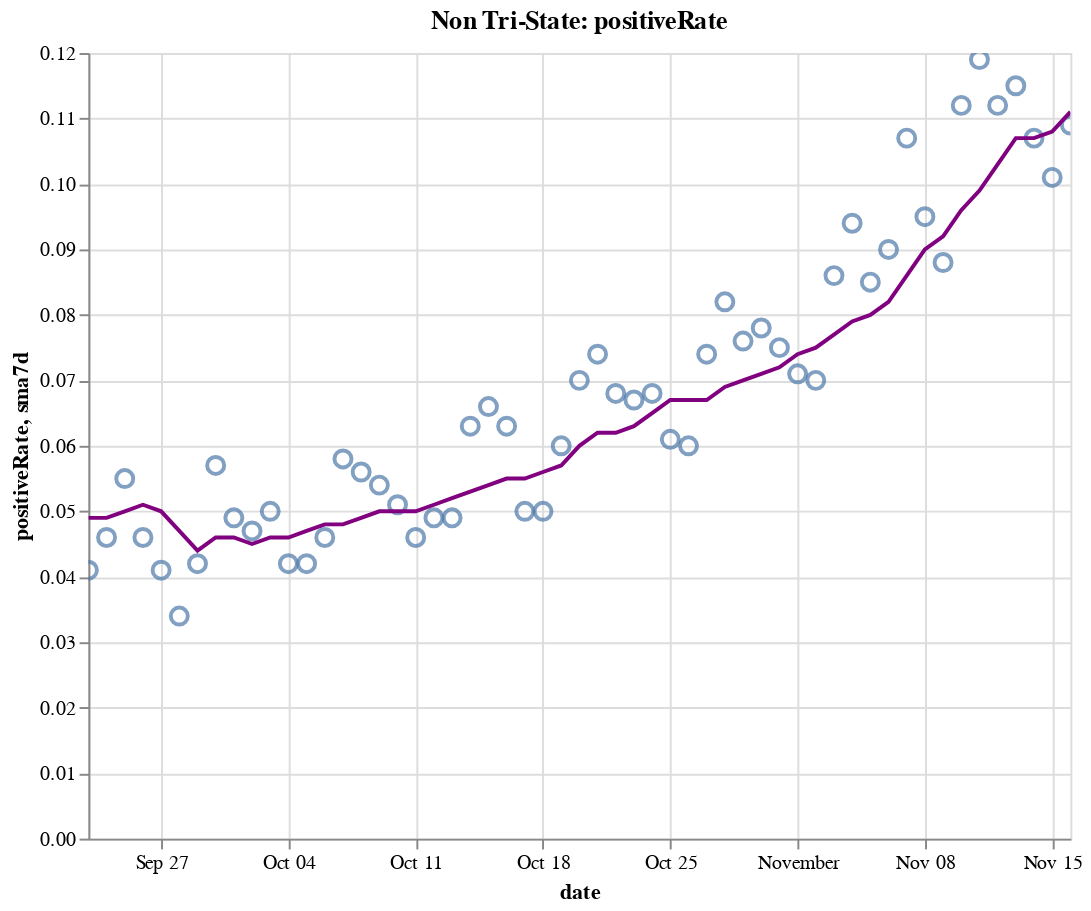

The notebook cell this image was saved under:
### Code cell
create_plot(non_tristate, 'positiveRate')

### Figure 1 — Vega-Lite specification as saved in the notebook (floating-point values rounded to 4 significant figures)
{"config": {"view": {"continuousWidth": 400, "continuousHeight": 300}}, "layer": [{"layer": [{"mark": {"type": "point", "size": 75}, "encoding": {"tooltip": [{"type": "temporal", "field": "date"}, {"type": "quantitative", "field": "positiveRate"}, {"type": "quantitative", "field": "sma7d"}], "x": {"type": "temporal", "field": "date"}, "y": {"type": "quantitative", "field": "positiveRate"}}, "selection": {"selector016": {"type": "interval", "bind": "scales", "encodings": ["x", "y"]}}}, {"mark": {"type": "line", "color": "purple"}, "encoding": {"x": {"type": "temporal", "field": "date"}, "y": {"type": "quantitative", "field": "sma7d"}}}]}, {"mark": {"type": "rule", "color": "#aaa"}, "encoding": {"x": {"type": "temporal", "field": "date"}}, "transform": [{"filter": {"selection": "selector015"}}]}, {"mark": "circle", "encoding": {"opacity": {"condition": {"value": 1, "selection": "selector015"}, "value": 0}, "tooltip": [{"type": "temporal", "field": "date"}, {"type": "quantitative", "field": "positiveRate"}, {"type": "quantitative", "field": "sma7d"}], "x": {"type": "temporal", "field": "date"}, "y": {"type": "quantitative", "field": "positiveRate"}}, "selection": {"selector015": {"type": "single", "encodings": ["x"], "on": "mouseover", "nearest": true, "empty": "none"}}}, {"mark": {"type": "text", "align": "left", "dx": 5, "dy": -5, "stroke": "white", "strokeWidth": 2}, "encoding": {"text": {"type": "quantitative", "field": "positiveRate"}, "tooltip": [{"type": "temporal", "field": "date"}, {"type": "quantitative", "field": "positiveRate"}, {"type": "quantitative", "field": "sma7d"}], "x": {"type": "temporal", "field": "date"}, "y": {"type": "quantitative", "field": "positiveRate"}}, "transform": [{"filter": {"selection": "selector015"}}]}, {"mark": {"type": "text", "align": "left", "dx": 5, "dy": -5}, "encoding": {"text": {"type": "quantitative", "field": "positiveRate"}, "tooltip": [{"type": "temporal", "field": "date"}, {"type": "quantitative", "field": "positiveRate"}, {"type": "quantitative", "field": "sma7d"}], "x": {"type": "temporal", "field": "date"}, "y": {"type": "quantitative", "field": "positiveRate"}}, "transform": [{"filter": {"selection": "selector015"}}]}], "data": {"name": "data-02c13afac77abb6220e5425282e9b641"}, "height": 400, "title": "Non Tri-State: positiveRate", "width": 500, "$schema": "https://vega.github.io/schema/vega-lite/v4.8.1.json", "datasets": {"data-02c13afac77abb6220e5425282e9b641": [{"date": "2020-09-23T00:00:00", "totalTestResultsIncrease": 904300.0, "positiveIncrease": 37340.0, "death": 147900.0, "deathIncrease": 1145.0, "positiveRate": 0.041, "state": "Non Tri-State", "sma7d": 0.049}, {"date": "2020-09-24T00:00:00", "totalTestResultsIncrease": 900000.0, "positiveIncrease": 41700.0, "death": 148800.0, "deathIncrease": 908.0, "positiveRate": 0.046, "state": "Non Tri-State", "sma7d": 0.049}, {"date": "2020-09-25T00:00:00", "totalTestResultsIncrease": 977000.0, "positiveIncrease": 53430.0, "death": 149700.0, "deathIncrease": 829.0, "positiveRate": 0.055, "state": "Non Tri-State", "sma7d": 0.05}, {"date": "2020-09-26T00:00:00", "totalTestResultsIncrease": 989400.0, "positiveIncrease": 45830.0, "death": 150500.0, "deathIncrease": 859.0, "positiveRate": 0.046, "state": "Non Tri-State", "sma7d": 0.051}, {"date": "2020-09-27T00:00:00", "totalTestResultsIncrease": 820100.0, "positiveIncrease": 33490.0, "death": 150800.0, "deathIncrease": 295.0, "positiveRate": 0.041, "state": "Non Tri-State", "sma7d": 0.05}, {"date": "2020-09-28T00:00:00", "totalTestResultsIncrease": 1006000.0, "positiveIncrease": 34100.0, "death": 151100.0, "deathIncrease": 245.0, "positiveRate": 0.034, "state": "Non Tri-State", "sma7d": 0.047}, {"date": "2020-09-29T00:00:00", "totalTestResultsIncrease": 815000.0, "positiveIncrease": 34460.0, "death": 151800.0, "deathIncrease": 725.0, "positiveRate": 0.042, "state": "Non Tri-State", "sma7d": 0.044}, {"date": "2020-09-30T00:00:00", "totalTestResultsIncrease": 747700.0, "positiveIncrease": 42330.0, "death": 152800.0, "deathIncrease": 1040.0, "positiveRate": 0.057, "state": "Non Tri-State", "sma7d": 0.046}, {"date": "2020-10-01T00:00:00", "totalTestResultsIncrease": 878000.0, "positiveIncrease": 43300.0, "death": 153600.0, "deathIncrease": 832.0, "positiveRate": 0.049, "state": "Non Tri-State", "sma7d": 0.046}, {"date": "2020-10-02T00:00:00", "totalTestResultsIncrease": 991700.0, "positiveIncrease": 46250.0, "death": 154500.0, "deathIncrease": 822.0, "positiveRate": 0.047, "state": "Non Tri-State", "sma7d": 0.045}, {"date": "2020-10-03T00:00:00", "totalTestResultsIncrease": 964800.0, "positiveIncrease": 48320.0, "death": 155200.0, "deathIncrease": 729.0, "positiveRate": 0.05, "state": "Non Tri-State", "sma7d": 0.046}, {"date": "2020-10-04T00:00:00", "totalTestResultsIncrease": 857600.0, "positiveIncrease": 36390.0, "death": 155500.0, "deathIncrease": 348.0, "positiveRate": 0.042, "state": "Non Tri-State", "sma7d": 0.046}, {"date": "2020-10-05T00:00:00", "totalTestResultsIncrease": 839900.0, "positiveIncrease": 35580.0, "death": 155900.0, "deathIncrease": 312.0, "positiveRate": 0.042, "state": "Non Tri-State", "sma7d": 0.047}, {"date": "2020-10-06T00:00:00", "totalTestResultsIncrease": 792300.0, "positiveIncrease": 36420.0, "death": 156500.0, "deathIncrease": 612.0, "positiveRate": 0.046, "state": "Non Tri-State", "sma7d": 0.048}, {"date": "2020-10-07T00:00:00", "totalTestResultsIncrease": 834500.0, "positiveIncrease": 48410.0, "death": 157400.0, "deathIncrease": 901.0, "positiveRate": 0.058, "state": "Non Tri-State", "sma7d": 0.048}, {"date": "2020-10-08T00:00:00", "totalTestResultsIncrease": 915600.0, "positiveIncrease": 51600.0, "death": 158300.0, "deathIncrease": 963.0, "positiveRate": 0.056, "state": "Non Tri-State", "sma7d": 0.049}, {"date": "2020-10-09T00:00:00", "totalTestResultsIncrease": 1008000.0, "positiveIncrease": 53980.0, "death": 159200.0, "deathIncrease": 880.0, "positiveRate": 0.054, "state": "Non Tri-State", "sma7d": 0.05}, {"date": "2020-10-10T00:00:00", "totalTestResultsIncrease": 1078000.0, "positiveIncrease": 54920.0, "death": 159900.0, "deathIncrease": 650.0, "positiveRate": 0.051, "state": "Non Tri-State", "sma7d": 0.05}, {"date": "2020-10-11T00:00:00", "totalTestResultsIncrease": 964200.0, "positiveIncrease": 44800.0, "death": 160300.0, "deathIncrease": 458.0, "positiveRate": 0.046, "state": "Non Tri-State", "sma7d": 0.05}, {"date": "2020-10-12T00:00:00", "totalTestResultsIncrease": 815000.0, "positiveIncrease": 39930.0, "death": 160600.0, "deathIncrease": 271.0, "positiveRate": 0.049, "state": "Non Tri-State", "sma7d": 0.051}, {"date": "2020-10-13T00:00:00", "totalTestResultsIncrease": 927400.0, "positiveIncrease": 45450.0, "death": 161300.0, "deathIncrease": 671.0, "positiveRate": 0.049, "state": "Non Tri-State", "sma7d": 0.052}, {"date": "2020-10-14T00:00:00", "totalTestResultsIncrease": 857000.0, "positiveIncrease": 53910.0, "death": 162100.0, "deathIncrease": 791.0, "positiveRate": 0.063, "state": "Non Tri-State", "sma7d": 0.053}, {"date": "2020-10-15T00:00:00", "totalTestResultsIncrease": 919700.0, "positiveIncrease": 60250.0, "death": 163000.0, "deathIncrease": 929.0, "positiveRate": 0.066, "state": "Non Tri-State", "sma7d": 0.054}, {"date": "2020-10-16T00:00:00", "totalTestResultsIncrease": 1030000.0, "positiveIncrease": 64610.0, "death": 163800.0, "deathIncrease": 860.0, "positiveRate": 0.063, "state": "Non Tri-State", "sma7d": 0.055}, {"date": "2020-10-17T00:00:00", "totalTestResultsIncrease": 1101000.0, "positiveIncrease": 55020.0, "death": 164600.0, "deathIncrease": 769.0, "positiveRate": 0.05, "state": "Non Tri-State", "sma7d": 0.055}, {"date": "2020-10-18T00:00:00", "totalTestResultsIncrease": 924000.0, "positiveIncrease": 45950.0, "death": 165000.0, "deathIncrease": 379.0, "positiveRate": 0.05, "state": "Non Tri-State", "sma7d": 0.056}, {"date": "2020-10-19T00:00:00", "totalTestResultsIncrease": 898100.0, "positiveIncrease": 53520.0, "death": 165400.0, "deathIncrease": 426.0, "positiveRate": 0.06, "state": "Non Tri-State", "sma7d": 0.057}, {"date": "2020-10-20T00:00:00", "totalTestResultsIncrease": 825900.0, "positiveIncrease": 57710.0, "death": 166200.0, "deathIncrease": 801.0, "positiveRate": 0.07, "state": "Non Tri-State", "sma7d": 0.06}, {"date": "2020-10-21T00:00:00", "totalTestResultsIncrease": 770100.0, "positiveIncrease": 57200.0, "death": 167200.0, "deathIncrease": 991.0, "positiveRate": 0.074, "state": "Non Tri-State", "sma7d": 0.062}, {"date": "2020-10-22T00:00:00", "totalTestResultsIncrease": 1028000.0, "positiveIncrease": 69600.0, "death": 168300.0, "deathIncrease": 1108.0, "positiveRate": 0.068, "state": "Non Tri-State", "sma7d": 0.062}, {"date": "2020-10-23T00:00:00", "totalTestResultsIncrease": 1173000.0, "positiveIncrease": 78860.0, "death": 169200.0, "deathIncrease": 888.0, "positiveRate": 0.067, "state": "Non Tri-State", "sma7d": 0.063}, {"date": "2020-10-24T00:00:00", "totalTestResultsIncrease": 1162000.0, "positiveIncrease": 78760.0, "death": 170100.0, "deathIncrease": 869.0, "positiveRate": 0.068, "state": "Non Tri-State", "sma7d": 0.065}, {"date": "2020-10-25T00:00:00", "totalTestResultsIncrease": 1025000.0, "positiveIncrease": 62320.0, "death": 170400.0, "deathIncrease": 361.0, "positiveRate": 0.061, "state": "Non Tri-State", "sma7d": 0.067}, {"date": "2020-10-26T00:00:00", "totalTestResultsIncrease": 957700.0, "positiveIncrease": 57650.0, "death": 170800.0, "deathIncrease": 358.0, "positiveRate": 0.06, "state": "Non Tri-State", "sma7d": 0.067}, {"date": "2020-10-27T00:00:00", "totalTestResultsIncrease": 926400.0, "positiveIncrease": 68820.0, "death": 171700.0, "deathIncrease": 895.0, "positiveRate": 0.074, "state": "Non Tri-State", "sma7d": 0.067}, {"date": "2020-10-28T00:00:00", "totalTestResultsIncrease": 902800.0, "positiveIncrease": 74440.0, "death": 172700.0, "deathIncrease": 983.0, "positiveRate": 0.082, "state": "Non Tri-State", "sma7d": 0.069}, {"date": "2020-10-29T00:00:00", "totalTestResultsIncrease": 1085000.0, "positiveIncrease": 82610.0, "death": 173700.0, "deathIncrease": 1017.0, "positiveRate": 0.076, "state": "Non Tri-State", "sma7d": 0.07}, {"date": "2020-10-30T00:00:00", "totalTestResultsIncrease": 1182000.0, "positiveIncrease": 91710.0, "death": 174600.0, "deathIncrease": 907.0, "positiveRate": 0.078, "state": "Non Tri-State", "sma7d": 0.071}, {"date": "2020-10-31T00:00:00", "totalTestResultsIncrease": 1155000.0, "positiveIncrease": 87090.0, "death": 175500.0, "deathIncrease": 949.0, "positiveRate": 0.075, "state": "Non Tri-State", "sma7d": 0.072}, {"date": "2020-11-01T00:00:00", "totalTestResultsIncrease": 988900.0, "positiveIncrease": 70050.0, "death": 175900.0, "deathIncrease": 370.0, "positiveRate": 0.071, "state": "Non Tri-State", "sma7d": 0.074}, {"date": "2020-11-02T00:00:00", "totalTestResultsIncrease": 1089000.0, "positiveIncrease": 76590.0, "death": 176400.0, "deathIncrease": 448.0, "positiveRate": 0.07, "state": "Non Tri-State", "sma7d": 0.075}, {"date": "2020-11-03T00:00:00", "totalTestResultsIncrease": 953100.0, "positiveIncrease": 81920.0, "death": 177900.0, "deathIncrease": 1496.0, "positiveRate": 0.086, "state": "Non Tri-State", "sma7d": 0.077}, {"date": "2020-11-04T00:00:00", "totalTestResultsIncrease": 1037000.0, "positiveIncrease": 96990.0, "death": 178900.0, "deathIncrease": 1067.0, "positiveRate": 0.094, "state": "Non Tri-State", "sma7d": 0.079}, {"date": "2020-11-05T00:00:00", "totalTestResultsIncrease": 1296000.0, "positiveIncrease": 109500.0, "death": 180000.0, "deathIncrease": 1077.0, "positiveRate": 0.085, "state": "Non Tri-State", "sma7d": 0.08}, {"date": "2020-11-06T00:00:00", "totalTestResultsIncrease": 1326000.0, "positiveIncrease": 118800.0, "death": 181100.0, "deathIncrease": 1140.0, "positiveRate": 0.09, "state": "Non Tri-State", "sma7d": 0.082}, {"date": "2020-11-07T00:00:00", "totalTestResultsIncrease": 1142000.0, "positiveIncrease": 122400.0, "death": 182200.0, "deathIncrease": 1077.0, "positiveRate": 0.107, "state": "Non Tri-State", "sma7d": 0.086}, {"date": "2020-11-08T00:00:00", "totalTestResultsIncrease": 1112000.0, "positiveIncrease": 105400.0, "death": 182700.0, "deathIncrease": 464.0, "positiveRate": 0.095, "state": "Non Tri-State", "sma7d": 0.09}, {"date": "2020-11-09T00:00:00", "totalTestResultsIncrease": 1246000.0, "positiveIncrease": 110200.0, "death": 183200.0, "deathIncrease": 516.0, "positiveRate": 0.088, "state": "Non Tri-State", "sma7d": 0.092}, {"date": "2020-11-10T00:00:00", "totalTestResultsIncrease": 1083000.0, "positiveIncrease": 121700.0, "death": 184500.0, "deathIncrease": 1285.0, "positiveRate": 0.112, "state": "Non Tri-State", "sma7d": 0.096}, {"date": "2020-11-11T00:00:00", "totalTestResultsIncrease": 1137000.0, "positiveIncrease": 134800.0, "death": 186000.0, "deathIncrease": 1520.0, "positiveRate": 0.119, "state": "Non Tri-State", "sma7d": 0.099}, {"date": "2020-11-12T00:00:00", "totalTestResultsIncrease": 1264000.0, "positiveIncrease": 141100.0, "death": 187100.0, "deathIncrease": 1046.0, "positiveRate": 0.112, "state": "Non Tri-State", "sma7d": 0.103}, {"date": "2020-11-13T00:00:00", "totalTestResultsIncrease": 1392000.0, "positiveIncrease": 159800.0, "death": 188300.0, "deathIncrease": 1242.0, "positiveRate": 0.115, "state": "Non Tri-State", "sma7d": 0.107}, {"date": "2020-11-14T00:00:00", "totalTestResultsIncrease": 1451000.0, "positiveIncrease": 155100.0, "death": 189600.0, "deathIncrease": 1274.0, "positiveRate": 0.107, "state": "Non Tri-State", "sma7d": 0.107}, {"date": "2020-11-15T00:00:00", "totalTestResultsIncrease": 1357000.0, "positiveIncrease": 137400.0, "death": 190200.0, "deathIncrease": 632.0, "positiveRate": 0.101, "state": "Non Tri-State", "sma7d": 0.108}, {"date": "2020-11-16T00:00:00", "totalTestResultsIncrease": 1266000.0, "positiveIncrease": 138200.0, "death": 190700.0, "deathIncrease": 519.0, "positiveRate": 0.109, "state": "Non Tri-State", "sma7d": 0.111}]}}
